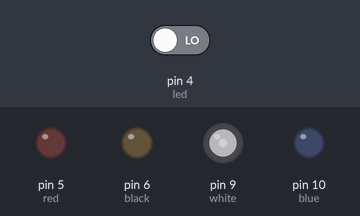
Recording of a sketch running on a simulated Arduino Uno, built with avr-gcc and run on an emulated ATmega328P. On the bench: output pins drawn as LEDs (lit = HIGH). The test bench sets the inputs (shaded band); at power-on: pin 4 (led) LOW.

Above: at 1.2 s.
1.3 s: pin 4 (led) driven HIGH
At 1.6 s:
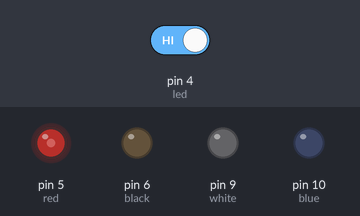
Timing chart, 0 to 4.3 s (numbered marks = the images above; inputs shaded):
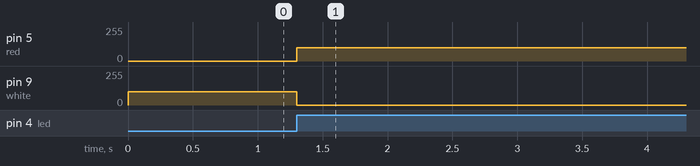

Measured:
- after the input at 1.3 s, pin 5 (red): 0/255 → 100/255 at once; pin 9 (white): 100/255 → 0/255 at once

The sketch:

line_tracker_improved.ino
```cpp
const int red = 5;
const int black = 6;
const int white = 9;
const int blue = 10;

const int led = 4;

void setup() {
  // put your setup code here, to run once:
  pinMode(red, OUTPUT);
  pinMode(black, OUTPUT);
  pinMode(white, OUTPUT);
  pinMode(blue, OUTPUT);
  pinMode(led, INPUT);

}


const int LFA_speed = 100;


void loop() {
  // put your main code here, to run repeatedly:

  if (digitalRead(led)) {
    drive(0, LFA_speed);
  }
  else {
    drive(LFA_speed, 0);
  }
}

void drive(int leftSpeed, int rightSpeed) {
  if (leftSpeed > 0) {
    digitalWrite(blue, LOW);
    analogWrite(white, leftSpeed);
  }
  else {
    digitalWrite(white, LOW);
    analogWrite(blue, -leftSpeed);
  }

  if (rightSpeed > 0) {
    digitalWrite(black, LOW);
    analogWrite(red, rightSpeed);
  }
  else {
    digitalWrite(red, LOW);
    analogWrite(black, -rightSpeed);
  }

}
```
